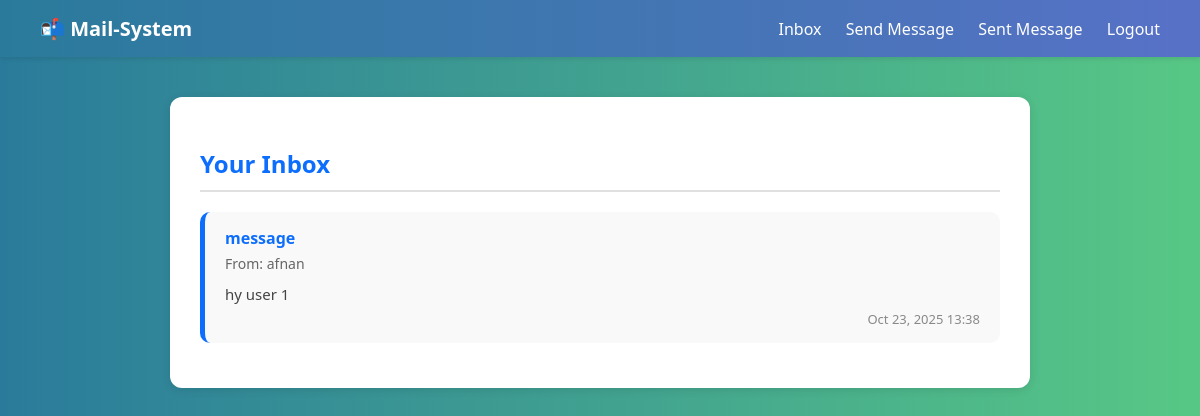
Screenshot of /inbox/ (signed in) with the database file from the repository.
### mailer/models.py (models this page shows, shortened)
class Message(models.Model):
    sender = models.ForeignKey(User, related_name='sent_messages', on_delete=models.CASCADE)
    receiver = models.ForeignKey(User, related_name='received_messages', on_delete=models.CASCADE)
    subject = models.CharField(max_length=200)
    body = models.TextField()
    created_at = models.DateTimeField(auto_now_add=True)

### mailer/views.py (the view)
# urls.py: path('inbox/', mail_views.inbox, name='inbox'),
@login_required
def inbox(request):
    messages = Message.objects.filter(receiver=request.user).order_by('-created_at')
    return render(request, 'mailer/inbox.html', {'messages': messages})

### mailer/templates/mailer/inbox.html (shortened to what this page needs)
<!DOCTYPE html>
<html lang="en">
<head>
</head>
<body>
  <div class="navbar">
    <h1>📬 Mail-System</h1>
    <div>
      <a href="{% url 'inbox' %}">Inbox</a>
      <a href="{% url 'send_message' %}">Send Message</a>
      <a href="{% url 'sent_messages' %}">Sent Message</a>
      <a href="{% url 'logout' %}">Logout</a>
    </div>
  </div>
  <div class="container">
    <h2>Your Inbox</h2>
    {% if messages %}
      {% for msg in messages %}
        <div class="message">
          <div class="subject">{{ msg.subject }}</div>
          <div class="from">From: {{ msg.sender.username }}</div>
          <p>{{ msg.body }}</p>
          <small>{{ msg.created_at|date:"M d, Y H:i" }}</small>
        </div>
      {% endfor %}
    {% else %}
      <div class="no-messages">
        <p>No messages yet 💌</p>
        <a href="{% url 'send_message' %}" class="btn">Send Your First Message</a>
      </div>
    {% endif %}
  </div>
</body>
</html>

### mailer/templates/mailer/inbox.html (style rules this page uses)
body { font-family: "Segoe UI", Roboto, Arial, sans-serif; background: #2A7B9B; background: linear-gradient(90deg,rgba(42, 123, 155, 1) 0%, rgba(87, 199, 133, 1) 99%); margin: 0; padding: 0; color: #333; }
.navbar { background: #2A7B9B; background: linear-gradient(90deg,rgba(42, 123, 155, 1) 0%, rgba(87, 113, 199, 1) 99%); color: white; padding: 15px 40px; display: flex; justify-content: space-between; align-items: center; box-shadow: 0 2px 5px rgba(0, 0, 0, 0.1); }
.navbar h1 { font-size: 20px; margin: 0; font-weight: 600; }
.navbar a { color: white; text-decoration: none; margin-left: 20px; font-weight: 500; transition: 0.3s; }
.container { max-width: 800px; margin: 40px auto; background: #fff; border-radius: 12px; padding: 30px; box-shadow: 0 2px 10px rgba(0, 0, 0, 0.1); }
h2 { margin-bottom: 20px; border-bottom: 2px solid #e0e0e0; padding-bottom: 10px; color: #0d6efd; }
.message { background: #f9f9f9; padding: 15px 20px; border-radius: 10px; margin-bottom: 15px; border-left: 5px solid #0d6efd; transition: all 0.3s ease; }
.subject { font-weight: 600; font-size: 16px; color: #0d6efd; margin-bottom: 5px; }
.from { color: #666; font-size: 14px; margin-bottom: 10px; }
.message p { font-size: 15px; color: #444; line-height: 1.5; margin: 0 0 5px 0; }
small { display: block; text-align: right; color: #888; font-size: 13px; }

### rows the page displays
Message: subject "message", sender.username "afnan", body "hy user 1", created_at "Oct 23, 2025 13:38"
